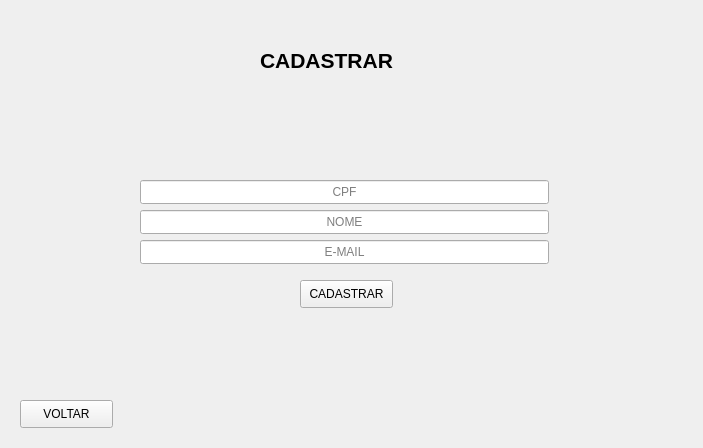
<?xml version="1.0" encoding="UTF-8"?>
<ui version="4.0">
 <class>MainWindow</class>
 <widget class="QMainWindow" name="MainWindow">
  <property name="geometry">
   <rect>
    <x>0</x>
    <y>0</y>
    <width>703</width>
    <height>448</height>
   </rect>
  </property>
  <property name="windowTitle">
   <string>MainWindow</string>
  </property>
  <widget class="QWidget" name="centralwidget">
   <widget class="QLineEdit" name="lineEdit">
    <property name="geometry">
     <rect>
      <x>140</x>
      <y>210</y>
      <width>409</width>
      <height>24</height>
     </rect>
    </property>
    <property name="sizePolicy">
     <sizepolicy hsizetype="Minimum" vsizetype="Maximum">
      <horstretch>0</horstretch>
      <verstretch>0</verstretch>
     </sizepolicy>
    </property>
    <property name="alignment">
     <set>Qt::AlignCenter</set>
    </property>
    <property name="placeholderText">
     <string>NOME</string>
    </property>
   </widget>
   <widget class="QLineEdit" name="lineEdit_2">
    <property name="geometry">
     <rect>
      <x>140</x>
      <y>180</y>
      <width>409</width>
      <height>24</height>
     </rect>
    </property>
    <property name="sizePolicy">
     <sizepolicy hsizetype="Minimum" vsizetype="Maximum">
      <horstretch>0</horstretch>
      <verstretch>0</verstretch>
     </sizepolicy>
    </property>
    <property name="alignment">
     <set>Qt::AlignCenter</set>
    </property>
    <property name="placeholderText">
     <string>CPF</string>
    </property>
   </widget>
   <widget class="QLineEdit" name="lineEdit_3">
    <property name="geometry">
     <rect>
      <x>140</x>
      <y>240</y>
      <width>409</width>
      <height>24</height>
     </rect>
    </property>
    <property name="sizePolicy">
     <sizepolicy hsizetype="Minimum" vsizetype="Maximum">
      <horstretch>0</horstretch>
      <verstretch>0</verstretch>
     </sizepolicy>
    </property>
    <property name="alignment">
     <set>Qt::AlignCenter</set>
    </property>
    <property name="placeholderText">
     <string>E-MAIL</string>
    </property>
   </widget>
   <widget class="QPushButton" name="pushButton_3">
    <property name="geometry">
     <rect>
      <x>20</x>
      <y>400</y>
      <width>93</width>
      <height>28</height>
     </rect>
    </property>
    <property name="text">
     <string>VOLTAR</string>
    </property>
   </widget>
   <widget class="QLabel" name="label">
    <property name="geometry">
     <rect>
      <x>260</x>
      <y>50</y>
      <width>351</width>
      <height>21</height>
     </rect>
    </property>
    <property name="font">
     <font>
      <pointsize>16</pointsize>
      <weight>75</weight>
      <bold>true</bold>
     </font>
    </property>
    <property name="text">
     <string>CADASTRAR</string>
    </property>
   </widget>
   <widget class="QPushButton" name="pushButton_4">
    <property name="geometry">
     <rect>
      <x>300</x>
      <y>280</y>
      <width>93</width>
      <height>28</height>
     </rect>
    </property>
    <property name="text">
     <string>CADASTRAR</string>
    </property>
   </widget>
  </widget>
 </widget>
 <resources/>
 <connections/>
</ui>
